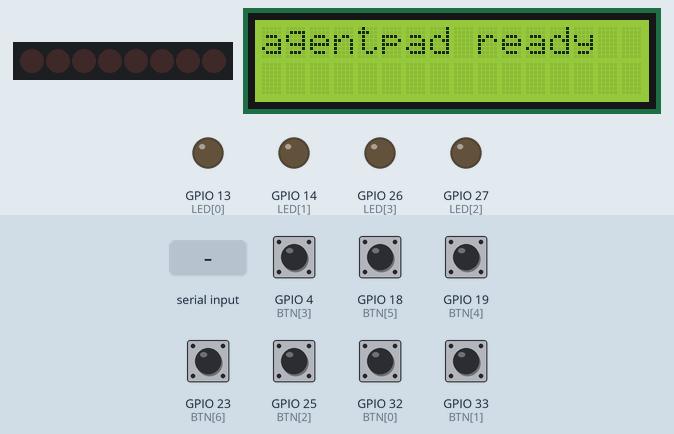
This sketch was run on a simulated ESP32. On the bench: 8 shift-register outputs drawn as a row of LEDs (first output left, lit = HIGH), 16×2 character LCD, output pins drawn as LEDs (lit = HIGH). Wiring (inferred from the names in the program): shift register (74HC595): data GPIO 16; shift clock GPIO 17; latch GPIO 5. Wiring (inferred from the signals the program sends): row of LEDs: on Q0, Q1, Q2, Q3, Q4, Q5, Q6, Q7. Inputs (shaded band) come from the test bench; at power-on: GPIO 4 (BTN[3]), GPIO 18 (BTN[5]), GPIO 19 (BTN[4]), GPIO 23 (BTN[6]), GPIO 25 (BTN[2]), GPIO 32 (BTN[0]), GPIO 33 (BTN[1]) HIGH. Pins used as bus, display or sensor lines are not drawn.

Above: at 1.2 s.
1.3 s: "D0 \n" received over Serial
At 1.6 s:
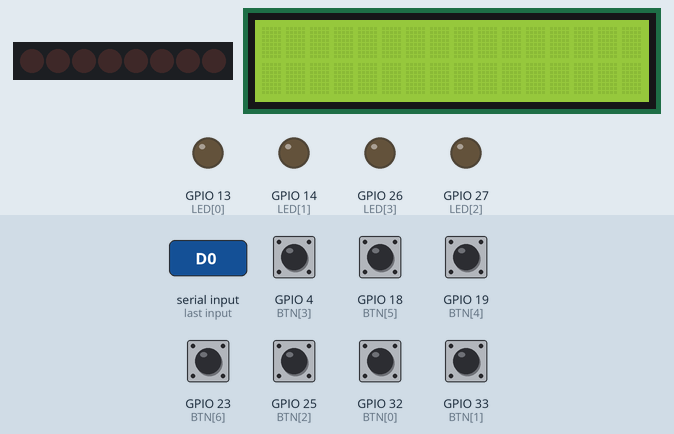
2.8 s: "G 90\n" received over Serial
At 3.4 s:
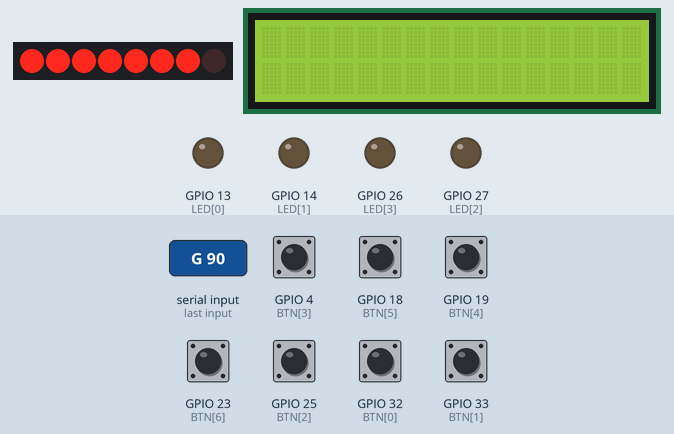
5.9 s: "G \n" received over Serial
At 6.9 s:
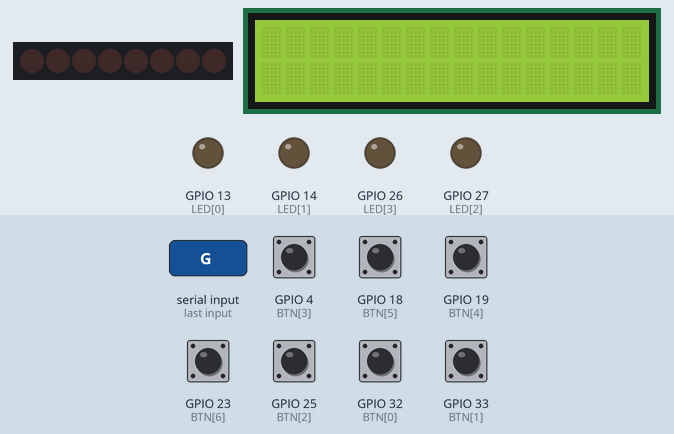
Timing chart, 0 to 8.4 s (numbered marks = the images above; inputs shaded):
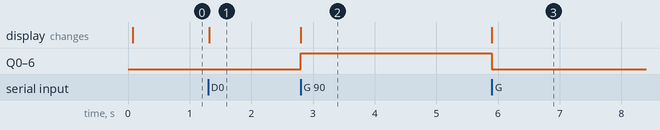

Measured:
- after the input at 1.3 s, the display: changes at once (image 1)
- after the input at 2.8 s, Q0–6: LOW → HIGH at once; the display: changes at once (image 2)
- after the input at 5.9 s, Q0–6: HIGH → LOW at once; the display: changes at once (image 3)

The sketch:

agentpad.ino
```cpp
#include <Wire.h>
#include <LiquidCrystal_I2C.h>

LiquidCrystal_I2C lcd(0x27, 16, 2);   // change to 0x3F if blank

const int LED[4] = {13, 14, 27, 26};
// Buttons: 0-3 = agent select (red, green, blue, yellow).
//          4   = APPROVE (GPIO 19)   -> "1. Yes"
//          5   = DENY    (GPIO 18)   -> "3. No"
//          6   = ALWAYS  (GPIO 23)   -> "2. Yes, and don't ask again"
const int BTN[7] = {32, 33, 25, 4, 19, 18, 23};
const int NBTN   = 7;

// 74HC595 shift register driving the LED bar graph (context-window usage).
// 8 segments, so each one is 12.5%.
const int SR_DATA  = 16;   // pin 14 DS
const int SR_CLOCK = 17;   // pin 11 SH_CP
const int SR_LATCH = 5;    // pin 12 ST_CP
const int SR_SEGS  = 8;

// 0=none 1=idle 2=working 3=blocked 4=done
int state[4]                = {0, 0, 0, 0};
unsigned long doneUntil[4]   = {0, 0, 0, 0};

int lastBtn[7]              = {HIGH, HIGH, HIGH, HIGH, HIGH, HIGH, HIGH};
unsigned long lastChange[7]  = {0, 0, 0, 0, 0, 0, 0};

String buf = "";

void setup() {
  Serial.begin(115200);
  Wire.begin(21, 22);
  lcd.init();
  lcd.backlight();
  lcd.clear();
  lcd.print("agentpad ready");
  for (int i = 0; i < 4; i++) {
    pinMode(LED[i], OUTPUT);
    digitalWrite(LED[i], LOW);
  }
  for (int i = 0; i < NBTN; i++) pinMode(BTN[i], INPUT_PULLUP);
  pinMode(SR_DATA, OUTPUT);
  pinMode(SR_CLOCK, OUTPUT);
  pinMode(SR_LATCH, OUTPUT);
  writeGauge(0);           // bar dark until the Mac reports a percentage
}

// Bar graph reads like a battery: charge 100 = all segments lit (fresh context),
// charge 0 = dark (context spent). The Mac sends the remaining percentage.
// With MSBFIRST the bit at position k lands on output Qk, so a run of low bits
// lights the segments nearest Q0.
void writeGauge(int charge) {
  int pct = charge;
  if (pct < 0)   pct = 0;
  if (pct > 100) pct = 100;
  int lit = (pct * SR_SEGS + 50) / 100;
  byte bits = 0;
  for (int i = 0; i < lit; i++) bits |= (1 << i);
  digitalWrite(SR_LATCH, LOW);
  shiftOut(SR_DATA, SR_CLOCK, MSBFIRST, bits);
  digitalWrite(SR_LATCH, HIGH);
}

void loop() {
  readSerial();
  updateLeds();
  readButtons();
}

void readSerial() {
  while (Serial.available()) {
    char c = Serial.read();
    if (c == '\n')      { handle(buf); buf = ""; }
    else if (c != '\r') {
      // Cap the line. Without this, serial noise with no newline in it grows `buf`
      // until the heap runs out. The longest legal command is "D0 " + 16 chars.
      if (buf.length() < 64) buf += c;
      else                   buf = "";      // overlong: drop it and resynchronise
    }
  }
}

void handle(String s) {
  if (s.startsWith("L ")) {
    int i = s.substring(2, 3).toInt();
    if (i < 0 || i > 3) return;
    String st = s.substring(4);
    st.trim();
    if      (st == "none")    state[i] = 0;
    else if (st == "idle")    state[i] = 1;
    else if (st == "working") state[i] = 2;
    else if (st == "blocked") state[i] = 3;
    else if (st == "done")  { state[i] = 4; doneUntil[i] = millis() + 2000; }
  }
  else if (s.startsWith("G ")) {
    String v = s.substring(2);
    v.trim();
    writeGauge(v.toInt());          // battery charge: 100 = fresh, 0 = context spent
  }
  else if (s.startsWith("D0 ") || s.startsWith("D1 ")) {
    int row = s.charAt(1) - '0';
    String text = s.substring(3);
    while (text.length() < 16) text += " ";
    lcd.setCursor(0, row);
    lcd.print(text.substring(0, 16));
  }
}

void updateLeds() {
  unsigned long t = millis();
  for (int i = 0; i < 4; i++) {
    bool on = false;
    switch (state[i]) {
      case 0: on = false;                  break;   // no session
      case 1: on = (t % 2000) < 60;        break;   // idle heartbeat
      case 2: on = true;                   break;   // working
      case 3: on = (t % 400) < 200;        break;   // BLOCKED - blinking
      case 4: on = true;
              // (long)(t - doneUntil) is wrap-safe; `t > doneUntil` is not -- millis()
              // rolls over every ~49 days and would end the done flash instantly.
              if ((long)(t - doneUntil[i]) >= 0) state[i] = 1;
              break;                                // done
    }
    digitalWrite(LED[i], on ? HIGH : LOW);
  }
}

void readButtons() {
  unsigned long t = millis();
  for (int i = 0; i < NBTN; i++) {
    int v = digitalRead(BTN[i]);
    if (v != lastBtn[i] && t - lastChange[i] > 50) {
      lastChange[i] = t;
      lastBtn[i] = v;
      if (v == LOW) {
        Serial.print("B ");
        Serial.println(i);    // 0-3 select, 4 approve, 5 deny, 6 always-allow
      } else {
        // Release. The firmware always DETECTED this edge -- it updated lastBtn above --
        // it just never reported it, which is why sustained notes looked impossible.
        // A separate prefix keeps the Agent Pad daemon unaffected: it skips any line
        // that does not start with "B ", so this is additive, not a protocol change.
        Serial.print("R ");
        Serial.println(i);
      }
    }
  }
}
```
